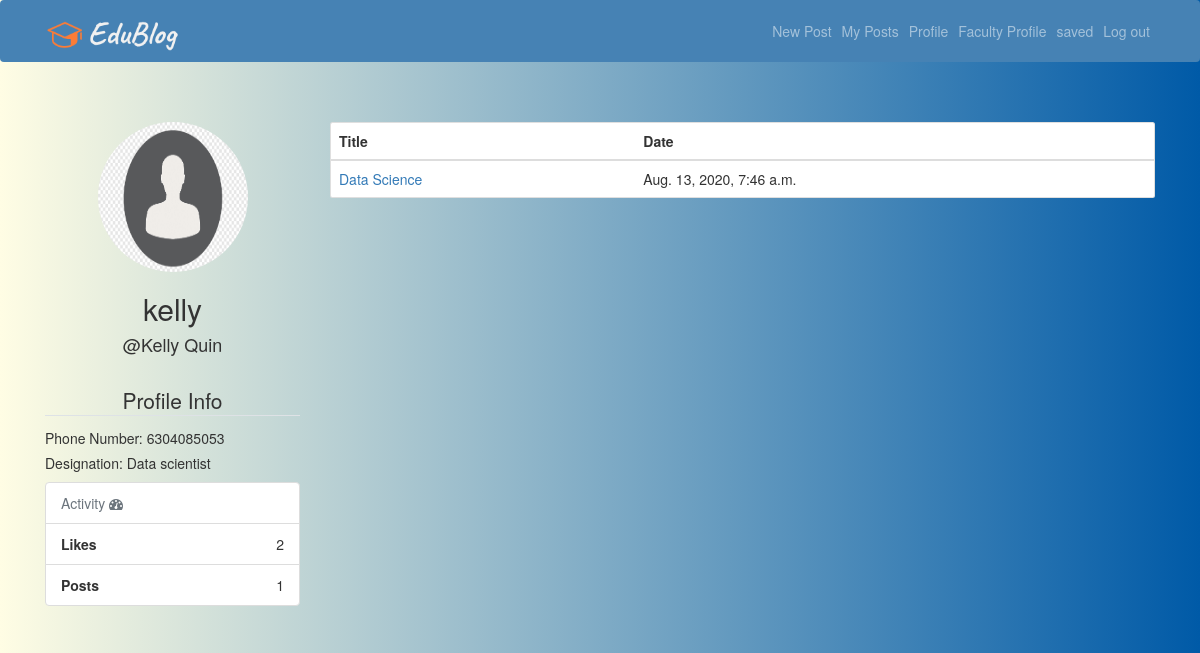
/accounts/profile/kelly (signed in), run on an earlier commit of the app's database.
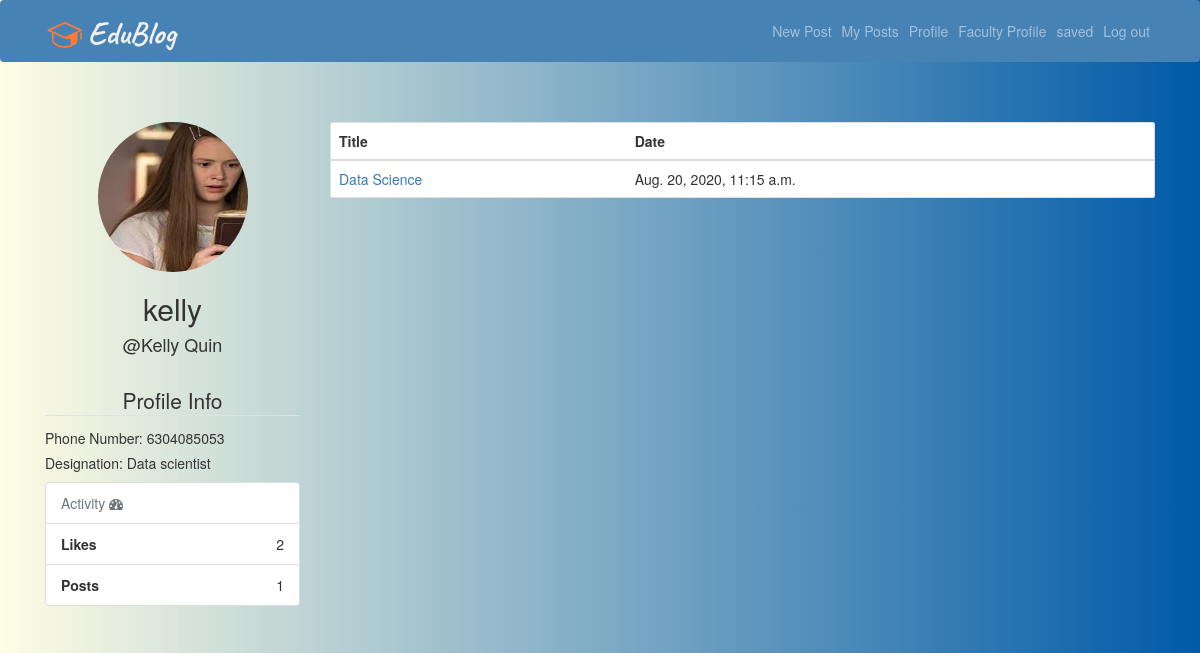
And on a later commit of the database.
### accounts/models.py (models this page shows)
class User(AbstractUser):
    is_student = models.BooleanField(default=False)
    is_faculty = models.BooleanField(default=False)
    first_name = models.CharField(max_length=100)
    last_name = models.CharField(max_length=100)

class Faculty(models.Model):
    user = models.OneToOneField(User, on_delete = models.CASCADE, primary_key = True)
    phone_number = models.CharField(max_length=20)
    designation = models.CharField(max_length=20)
    contact_facebook = models.URLField(null=True, blank=True)
    contact_linkedin = models.URLField(null=True, blank=True)
    image = models.ImageField(default="default/default_profile.png",upload_to='images/', blank=True)

### posts/models.py (models this page shows, shortened)
class Post(models.Model):
    user = models.ForeignKey(User, related_name='posts',
                             on_delete=models.CASCADE)
    title=models.CharField(max_length=50)
    created_at = models.DateTimeField(auto_now=True)
    message =  RichTextField(blank=True,null=True)
    message_html = models.TextField(editable=False)
    likes = models.ManyToManyField(User, related_name='likes', blank=True)
    favourite = models.ManyToManyField(User, related_name='favorite', blank=True)
    pdf = models.FileField(null=True,blank=True)
    class Meta:
        ordering = ['-created_at']
        unique_together = ['user', 'message']

### accounts/views.py (the view)
# urls.py: path('profile/<username>',views.profile,name='profile'),
@login_required
def profile(request,username):
    user1=get_object_or_404(User,username=username)
    posts=Post.objects.filter(user=user1)
    total_posts=posts.count()
    no_likes=user1.posts.aggregate(total_likes=Count('likes'))['total_likes']
    equal=0
    if user1.username==request.user.username:
        equal=1
    return render(request,'accounts/profile.html',{'posts':posts,'equal':equal,'user1':user1,'total_posts':total_posts,'no_likes':no_likes})

### accounts/templates/accounts/profile.html (shortened to what this page needs)
{% extends "base.html" %}
{% load static %}
{% load crispy_forms_tags %}
{% block content %}
<div class="row">
 <div class="col-md-3">
    <div class="content-section">
      <div class="media" style="text-align:center">
        <figure>
        {% if user1.faculty.image %}
        <img class="rounded-circle account-img" style="width: 150px;height: 150px;" src="{{ user1.faculty.image.url }}" >
        {% else %}
        <img class="rounded-circle account-img" style="width: 150px;height: 150px;" src="{% static 'deault/default_profile.png' %}">
        {% endif %}
        <div class="media-body text-center">
          <figcaption><h2 class="account-heading">{{ user1.username }}</h2></figcaption>
          <figcaption><h4>@{{user1.first_name}} {{user1.last_name}}</h4></figcaption>
        </figure>
        </div>
        <br>
        <legend class="border-bottom mb-4 text-center">Profile Info</legend>
        <h5>Phone Number: {{user1.faculty.phone_number}}</h5>
        <h5>Designation: {{user1.faculty.designation}}</h5>
        <ul class="list-group">
          <li class="list-group-item text-muted">Activity <i class="fa fa-dashboard fa-1x"></i></li>
          <li class="list-group-item text-right"><span class="pull-left"><strong>Likes</strong></span> {{no_likes}}</li>
          <li class="list-group-item text-right"><span class="pull-left"><strong>Posts</strong></span> {{total_posts}}</li>
        </ul>
        </div>
  </div>
  <div class="col-md-9">
    <div class="card">
      <table class="table mb-0">
        <thead>
          <tr>
            <th>Title</th>
            <th>Date</th>
          </tr>
        </thead>
        <tbody>
          {% for post in posts %}
            <tr>
              <td class="align-middle"><a href="{% url 'posts:post-detail' post.pk %}">{{ post.title }}</a></td>
              <td class="align-middle">{{post.created_at }}</td>
            </tr>
          {% empty %}
            <tr>
              <td class="bg-light text-center font-italic" colspan="5">You haven't created any post yet.</td>
            </tr>
          {% endfor %}
        </tbody>
      </table>
    </div>
  </div>
</div>
{% endblock content %}

What changed in the data, as far as the page shows it:
changed User "kelly": faculty.image: picture added in place of a placeholder
changed Post "Data Science": created_at "Aug. 13, 2020, 7:46 a.m." → "Aug. 20, 2020, 11:15 a.m."
